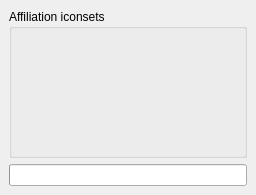
<?xml version="1.0" encoding="UTF-8"?>
<ui version="4.0">
 <class>IconsetAffiliation</class>
 <widget class="QWidget" name="IconsetAffiliation">
  <property name="geometry">
   <rect>
    <x>0</x>
    <y>0</y>
    <width>256</width>
    <height>195</height>
   </rect>
  </property>
  <property name="windowTitle">
   <string>IconsetClientUI</string>
  </property>
  <layout class="QVBoxLayout">
   <property name="spacing">
    <number>6</number>
   </property>
   <property name="margin">
    <number>9</number>
   </property>
   <item>
    <widget class="QGroupBox" name="groupBox10">
     <property name="title">
      <string>Affiliation iconsets</string>
     </property>
     <layout class="QGridLayout">
      <property name="margin">
       <number>8</number>
      </property>
      <property name="spacing">
       <number>6</number>
      </property>
      <item row="1" column="2">
       <spacer>
        <property name="orientation">
         <enum>Qt::Horizontal</enum>
        </property>
        <property name="sizeType">
         <enum>QSizePolicy::Expanding</enum>
        </property>
        <property name="sizeHint" stdset="0">
         <size>
          <width>204</width>
          <height>20</height>
         </size>
        </property>
       </spacer>
      </item>
      <item row="1" column="3">
       <widget class="IconButton" name="pb_affiliationDetails" native="true">
        <property name="text" stdset="0">
         <string>&amp;Show Details</string>
        </property>
       </widget>
      </item>
      <item row="0" column="0" colspan="4">
       <widget class="IconsetSelect" name="iss_affiliation" native="true"/>
      </item>
     </layout>
    </widget>
   </item>
   <item>
    <widget class="QProgressBar" name="progress">
     <property name="orientation">
      <enum>Qt::Horizontal</enum>
     </property>
    </widget>
   </item>
  </layout>
 </widget>
 <layoutdefault spacing="6" margin="11"/>
 <pixmapfunction>qPixmapFromMimeSource</pixmapfunction>
 <customwidgets>
  <customwidget>
   <class>IconButton</class>
   <extends></extends>
   <header>iconbutton.h</header>
  </customwidget>
  <customwidget>
   <class>IconsetSelect</class>
   <extends></extends>
   <header>iconsetselect.h</header>
  </customwidget>
 </customwidgets>
 <resources/>
 <connections/>
</ui>
